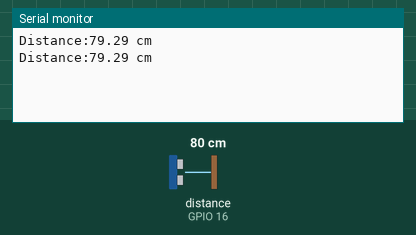
This sketch was run on a simulated ESP32. Shown: the last lines printed to the serial monitor. Wiring (inferred from the names in the program): ultrasonic range finder: trigger GPIO 17; echo GPIO 16. The inputs (shaded band) are chosen by the test bench; at power-on: distance to the obstacle (sensor on GPIO 16) 80 cm. The echo pulse lasts 58.3 µs per cm.

Above: at 1.8 s.
1.9 s: distance to the obstacle (sensor on GPIO 16) set to 2 cm
At 2.8 s:
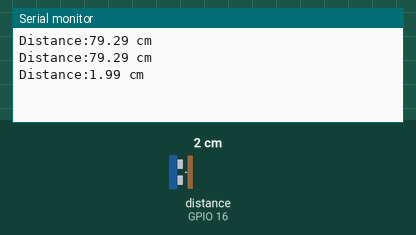
3.4 s: distance to the obstacle (sensor on GPIO 16) set to 4 cm
At 4.8 s:
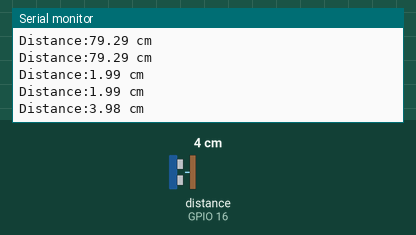
Timing chart, 0 to 6.4 s (numbered marks = the images above; inputs shaded):
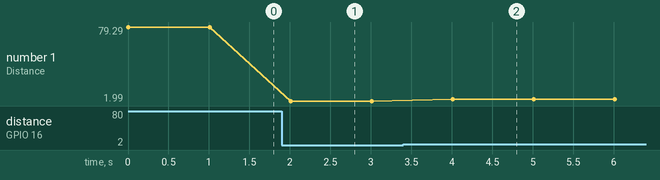

Measured:
- after the input at 1.9 s, the serial monitor: prints a new line after 0.11 s (image 1)
- after the input at 3.4 s, the serial monitor: prints a new line after 0.61 s (image 2)
- plotted number 1: 79.29 → 1.99 after the input at 1.9 s, 1.99 → 3.98 after the input at 3.4 s

The sketch:

distance_function.ino
```cpp
/*
 * File:      distance_function.ino
 * Function:  直線距離を測定します。
 * Date:      2020/11/04 Y.Kawakami
 * Author:    Y.Kawakami
 *
 * Hardware   MCU:  ESP32 (DOIT ESP32 DEVKIT V1 Board)
 *            HC-SR04
 */
// libraries

// defines
// Distance
#define Trigger_Pin 17
#define Echo_Pin 16

// class

// variables

// functions
// distance
/* Send Trigger pulse */
void sendTrigger(){
  digitalWrite(Trigger_Pin,HIGH);
  delayMicroseconds(10);
  digitalWrite(Trigger_Pin, LOW);
}
double getDistance(){
  double V = 340;  // 音速
  double Duration = 0;  // 受信した時間
  double Distance = 0;  // 測定距離

  sendTrigger();  // 発射

  Duration = pulseIn(Echo_Pin, HIGH); //発射から立ち下がりまでのus

  Duration = Duration/2; //往復距離を半分にする
  Distance = Duration*V*100/1000000; // 音速を計算　cm s に変換(m usより)
  return Distance;

}


void setup() {
  // Serial connection speed
  Serial.begin(115200);

  // initiate
  // Distance
  pinMode(Trigger_Pin, OUTPUT);
  pinMode(Echo_Pin, INPUT);
  digitalWrite(Trigger_Pin, LOW);
}
void loop() {
  // 例
  double Distance = getDistance();
  Serial.print("Distance:");
  Serial.print(Distance);
  Serial.println(" cm");
  delay(1000);
}
```
